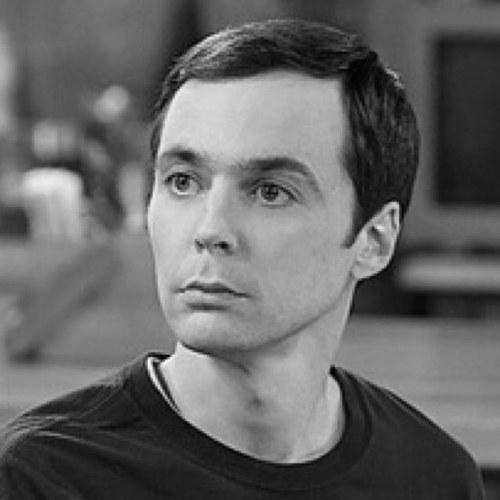
%> input picture filters_edge_detection/face.jpeg, 500 x 500 px
$ octave --eval "face_gaussian_blur;"   (GNU Octave 9; MATLAB toolbox functions it lacks are replaced by stand-ins)
%> lines starting %> are read from the running program, lines starting %| are printed output that depends on the picture
function [] = face_gaussian_blur()
    sigma = 40;
    decrement_step =5;
    faceIm = double (imread('face.jpeg'));
%> faceIm: size 500x500 double; min 0, max 250, mean 102.3; mean of the top-left, top-right, bottom-left and bottom-right quarters 122.4, 85.1, 99.2, 102.6
    gIm = faceIm;
    while sigma >= 0.5
        G = fspecial ('gaussian', 2 * ceil(3*sigma) + 1, sigma);
        gIm = imfilter(faceIm, G, 'replicate');
        imshow(gIm/255);
        text(10, 20, strcat('Sigma: ', num2str(sigma)), 'Color', 'white', 'FontSize', 14);
        pause;
        if sigma <= decrement_step
            sigma=sigma-0.5;
        else
            sigma=sigma-decrement_step;
        end
    end
%> this loop made 17 passes
%> pass 1, in face_gaussian_blur, `gIm = imfilter(faceIm, G, 'replicate');`:
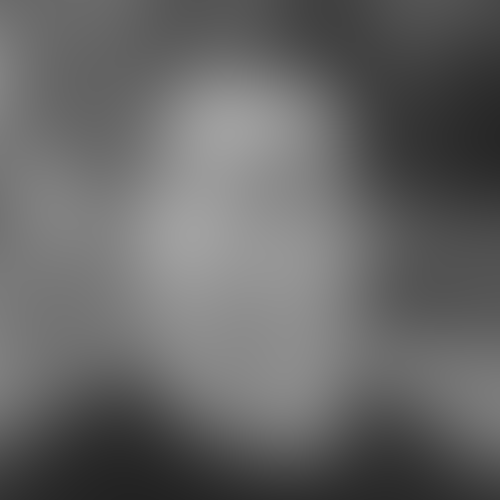
%> gIm: size 500x500 double; min 34.44, max 161.3, mean 102.6
%> pass 1, in face_gaussian_blur, `text(10, 20, strcat('Sigma: ', num2str(sigma)), 'Color', 'white', 'Fon..`:
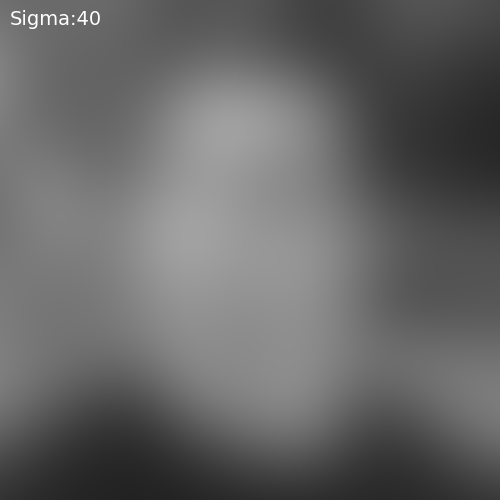
%> figure redrawn from the program's plot data
%> after the loop, sigma = 0
%> `face_gaussian_blur;`:
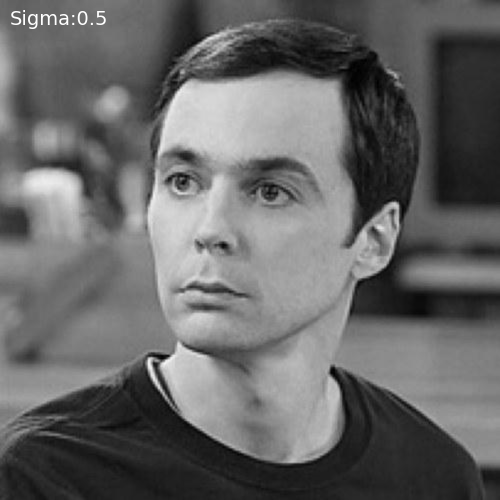
%> figure redrawn from the program's plot data
end
